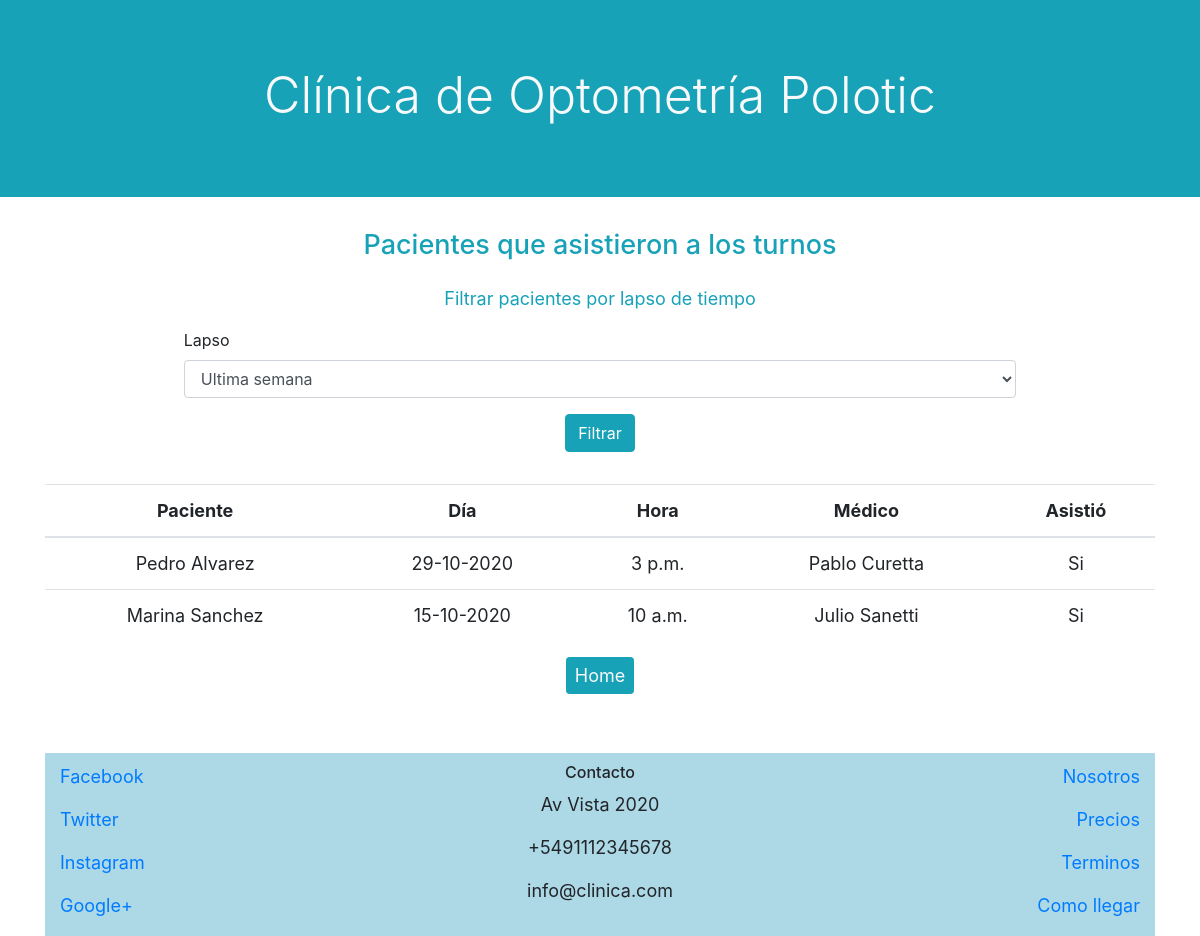
The page /asistencia_paciente_turno on the database as committed earlier.
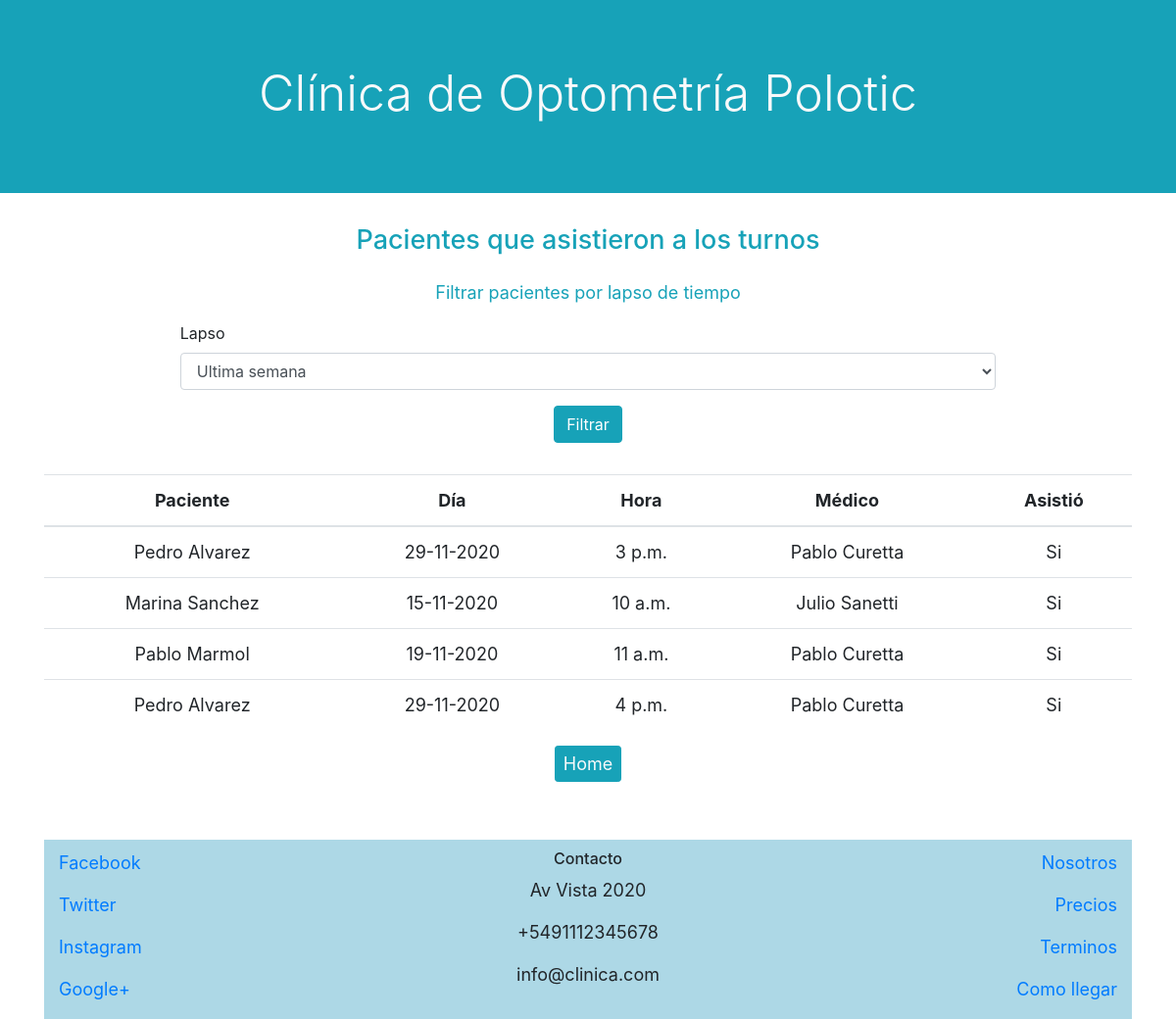
The same page on the database as committed later.
### clinica/models.py (models this page shows, shortened)
class Turno(models.Model):
    paciente = models.ForeignKey(Paciente, on_delete=models.RESTRICT, related_name="paciente_turno")
    medico =  models.ForeignKey(Medico, on_delete=models.RESTRICT, related_name="medico_turno")
    dia = models.DateField()
    hora = models.TimeField()
    asistio = models.ForeignKey(AsistenciaTurno, on_delete=models.RESTRICT, related_name="asistencia_turno", default = "1")

class Paciente(models.Model):
    nombre = models.CharField(max_length=64)
    apellido = models.CharField(max_length=64)
    medico = models.ForeignKey(Medico, on_delete=models.RESTRICT, related_name="medico_asignado")
    def __str__(self):
        return f"{self.nombre} {self.apellido}"

class Medico(models.Model):
    username = models.CharField(max_length=64)
    nombre = models.CharField(max_length=64)
    apellido = models.CharField(max_length=64)
    especialidad = models.CharField(max_length=64)
    def __str__(self):
        return f"{self.nombre} {self.apellido}"

class AsistenciaTurno(models.Model):
    nombre = models.CharField(max_length=64)
    def __str__(self):
        return f"{self.nombre}"

### clinica/views.py (the view, shortened to what this page needs)
# urls.py: path("asistencia_paciente_turno", views.asistencia_paciente_turno, name ="asistencia_paciente_turno"),
def asistencia_paciente_turno(request):
    ahora = datetime.now()
    turnos = Turno.objects.filter(asistio = "2")
    return render(request, "clinica/asistencia_paciente_turno.html", {"turnos": turnos,
                                                                      "form": FormFiltroSemanaMes})

### clinica/templates/clinica/asistencia_paciente_turno.html (shortened to what this page needs)
{% extends "clinica/layout.html" %}
{% block body %}
<h4 class = "text-info text-center pb-3">Pacientes que asistieron a los turnos</h4>
<div class="container d-flex flex-column align-items-center">
<p class="text-info">Filtrar pacientes por lapso de tiempo</p>
<form  class = "w-75 form-group " method="post">
    {% for field in form %}
    <div>
      <label for="{{ field.name }}">{{ field.label }}</label>
      {{ field }}
    </div>
    {% endfor %}
   <div class="d-flex align-items-center">
    <input class="btn btn-info mt-3 mx-auto" value="Filtrar" type="submit">
    </div>
</form>
<div class="table-responsive mt-3">
  <table class="table" id ="tabla">
    <thead>
    <tr>
      <th class="text-center" scope="col">Paciente</th>
      <th class="text-center" scope="col">Día</th>
      <th class="text-center" scope="col">Hora</th>
      <th class="text-center" scope="col">Médico</th>
      <th class="text-center" scope="col">Asistió</th>
    </tr>
  </thead>
  <tbody>
{% for turno in turnos %}
<tr>
<td class="text-center"> {{turno.paciente}}</td> <td class="text-center">  {{turno.dia}} </td> <td class="text-center">
{{turno.hora}}</td> <td class="text-center">  {{turno.medico}}</td> <td class="text-center">  {{turno.asistio}}</td>
</tr>
{% endfor %}
</table>
<div class="d-flex align-items-center">
<a class="btn btn-info text-light btn-sm mb-3 mx-auto" href="{% url 'usuarios:index' %}">Home</a>
</div>
</div>
{% endblock %}

Rows that differ between the two databases and show on the page:
changed Turno (number 1 of 4 on the later page): dia "29-10-2020" → "29-11-2020"
changed Turno "Marina Sanchez": dia "15-10-2020" → "15-11-2020"
added Turno: paciente "Pablo Marmol", dia "19-11-2020", hora "11 a.m.", medico "Pablo Curetta", asistio "Si"
added Turno: paciente "Pedro Alvarez", dia "29-11-2020", hora "4 p.m.", medico "Pablo Curetta", asistio "Si"
